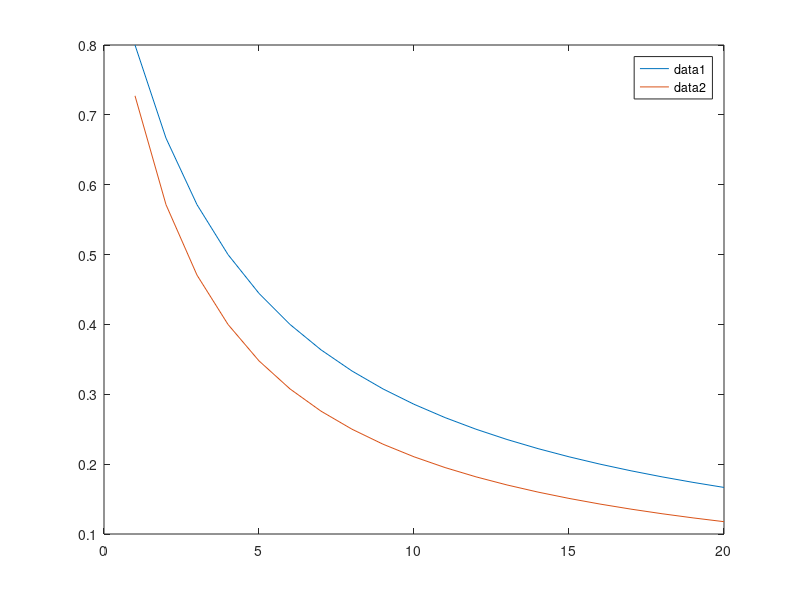
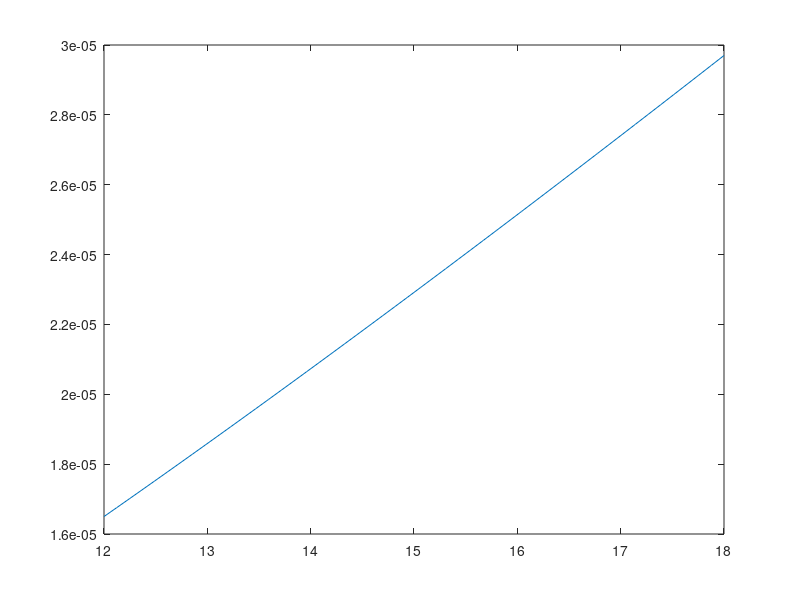
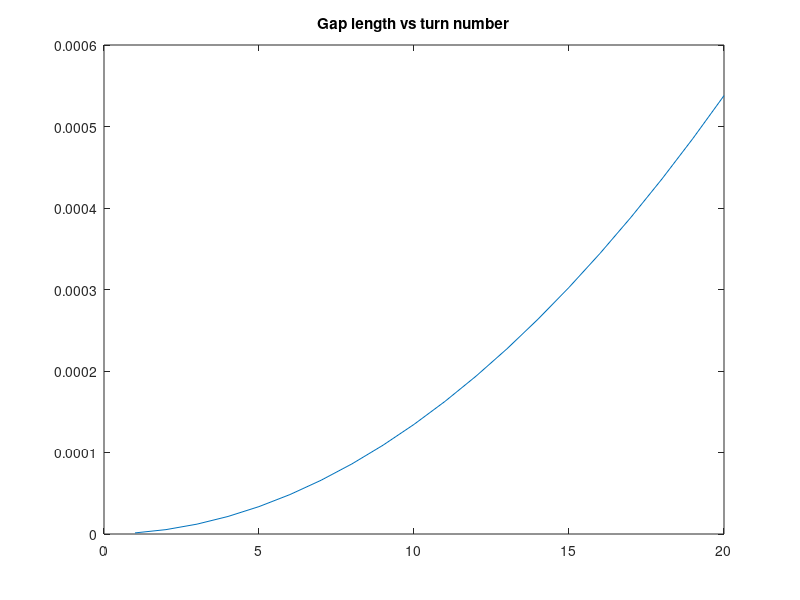
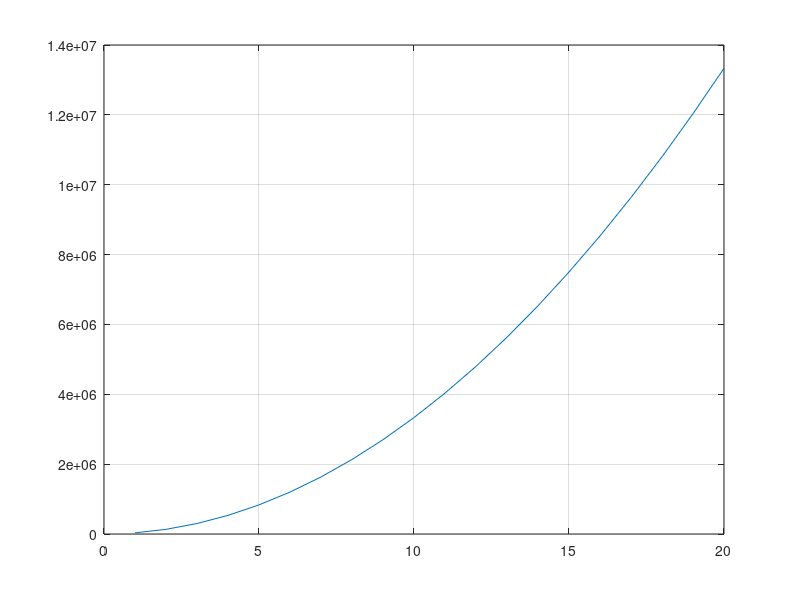

MATLAB code for these plots, in order:

clear all
% Specify project requirements

Vimax = 18;
Vimin = 12;
Vo = 48;
Po = 48;

% Choose an estimated efficiency
eff_est = 0.88;
% Choose transformer current ripple ratio
ripple_ratio = 0.40;

%% Duty Range vs Turns Ratio
% We observe the effect of turns ratio on the duty range of our converter
% given the input and output voltage range

% We sweep N2/N1 between 1 and 20
N = linspace(1,20,20);

Dmax_vec = zeros(1,20);
Dmin_vec = zeros(1,20);

% Calculate min and max duty values for all N values
for i=1:20
    d1 = ((1/N(i)) * (Vo/Vimin))./(1+(1/N(i)) * (Vo/Vimin));
    d2 = ((1/N(i)) * (Vo/Vimax))./(1+(1/N(i)) * (Vo/Vimax));
    dmax = max(d1,d2);
    dmin = min(d1,d2);
    Dmax_vec(i) = dmax;
    Dmin_vec(i) = dmin;
end

figure;
plot(N,Dmax_vec);
hold on
plot(N,Dmin_vec);
hold on
legend
hold off

%% Determine Lm
clear dmin dmax Dmin_vec Dmax_vec d1 d2 i N
Vin_vec = linspace(12, 18, 50);

% Choose max duty as 0.5, calculate N
Dmax = 0.5;
N = (Vo/Vimin)*(1-Dmax)/Dmax;
% Duty range is between 0.4 & 0.5
D_vec = (Vo./(Vin_vec*N))./(1+Vo./(Vin_vec*N));

% Choose switching frequency
fs = 2e5; % 200kHz

% Determine the transformer current ripple
Pin = Po/eff_est;
I_pri_avg = Pin./Vin_vec;
Delta_I_Lm = I_pri_avg.*ripple_ratio;

Lmvec = zeros(1,50);

% Find required Lm for different input voltages
for i=1:50
    Lmvec(i) = (Vin_vec(i)*D_vec(i))/(fs*Delta_I_Lm(i));
end

figure;
plot(Vin_vec, Lmvec);

% Choose Lm as 30uH to satisfy ripple ratio requirement for all inputs
Lm = 30e-6;

%% Choose Gap Length and Turn Number

% Permeability of air
mu0 = 4*pi*1e-7;

% Define core parameters
A = 30.80e-3;
B = 19.50e-3;
C = 7.20e-3;
F = 7.30e-3;

% Calculate areas from core parameters
Asmall = F*(A-B)/2;
Alarge = C*F;

% Sweep primary turn numbers and calculate other parameters
turns_pri_vec = linspace(1, 20, 20);
reluctance_vec = (turns_pri_vec.^2)./Lm;
gap_interval_vec = reluctance_vec.*(2*mu0*Asmall*Alarge)./(Alarge+2*Asmall);

fig = figure;
plot(turns_pri_vec, gap_interval_vec)
title("Gap length vs turn number")
figure;
plot(turns_pri_vec, reluctance_vec)
grid on

%exportgraphics(fig, "deneme.pdf")

% Choose a gap value (A4 width = 0.1mm), corresponds to 9 turns
gap = 0.1e-3;
N_pri = 9;

%% Determine Cable Length and Type

